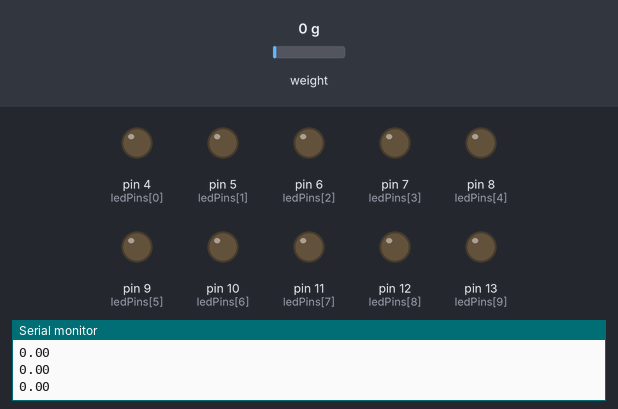
Bench run of a sketch on a simulated Arduino Uno, built with avr-gcc and run on an emulated ATmega328P. Parts: output pins drawn as LEDs (lit = HIGH), the last lines printed to the serial monitor. Inputs (shaded band) come from the test bench; at power-on: weight on the scale 0 g.

Above: at 3.6 s.
3.7 s: weight on the scale set to 100 g
At 5.0 s:
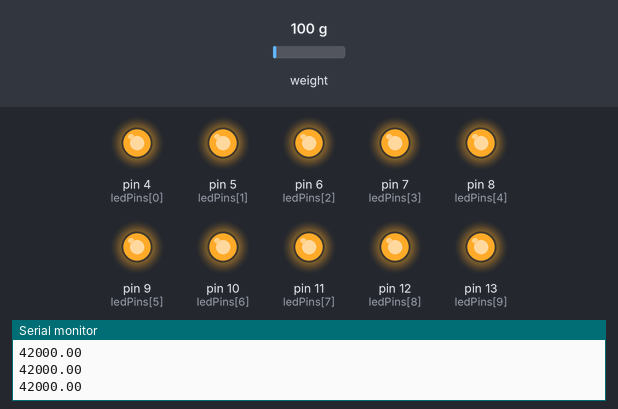
Timing chart, 0 to 6.7 s (numbered marks = the images above; inputs shaded):
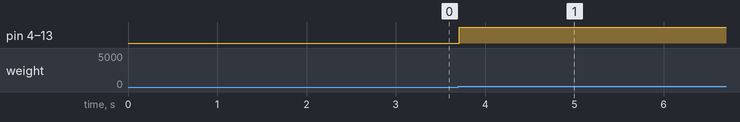

The sketch:

Measurement.ino
```cpp
/*
   -------------------------------------------------------------------------------------
   HX711_ADC
   Arduino library for HX711 24-Bit Analog-to-Digital Converter for Weight Scales
   Olav Kallhovd sept2017
   -------------------------------------------------------------------------------------
*/

/*
   This program reads data from a load cell using the HX711 module,
   converts the measured value into weight using calibration factor (CAL_FACTOR)
   which is determined using Calibration script. The weight is then converted into
   a percentage of a predefined maximum value, and the load level is displayed using a 10-LED bar.
   Weight values are also printed to the Serial Monitor, allowing integration with Python code for visualization.

   Main Contributors:
   Oiva Kylmä
   Teemu Hartikainen
   Petra Häggqvist

   Functionality:
   - Initializes and tares the load cell at startup
   - Reads weight continuously
   - Converts weight to percentage of SAVED_MAX_VALUE
   - Lights LEDs based on percentage thresholds
   - Prints measured weight to Serial Monitor

   Setup:
   - Set CAL_FACTOR using a separate calibration sketch
   - Set SAVED_MAX_VALUE to the desired maximum weight (in grams)

   LED behavior:
   - Each LED represents a threshold level of load
   - More LEDs turn on as the measured weight increases
*/

#include <HX711_ADC.h>

// Setting Pins
const uint8_t HX711_dout = 3;
const uint8_t HX711_sck  = 2;

// LED bar
const uint8_t LED_COUNT = 10;
const uint8_t ledPins[LED_COUNT] = {4, 5, 6, 7, 8, 9, 10, 11, 12, 13};

// LoadCell HX711
HX711_ADC LoadCell(HX711_dout, HX711_sck);

// EDIT HERE! Initializing values
const float CAL_FACTOR = 1.0f;       // set calibration value  (value measured with 9782.5 g calibration mass: 86.30) -> causes error between values of -392 and -396 when flipped upside downll
const float SAVED_MAX_VALUE = 2500.0f;  // set maximum value (g)


// Functions
//  Controls LED states based on input percentage.
// Compares percent to predefined thresholds and turns LEDs on/off accordingly.
static inline void updateLedsFromPercent(float percent) {
  const float thresholds[LED_COUNT] = {5, 10, 15, 20, 22.5, 25, 27.5, 30, 40, 50};
  for (uint8_t i = 0; i < LED_COUNT; i++) {
    digitalWrite(ledPins[i], (percent >= thresholds[i]) ? HIGH : LOW);
  }
}

// Convert measurement value to percentage relative to maximum value (SAVED_MAX_VALUE).
static inline float toPercent(float value) {
  if (SAVED_MAX_VALUE <= 0.0f) return 0.0f;
  float p = 100.0f * (value / SAVED_MAX_VALUE);
  if (p < 0.0f) p = 0.0f;

  return p;
}

void setup() {
  Serial.begin(57600);
  delay(10);

  // LED init (optional)
  for (uint8_t i = 0; i < LED_COUNT; i++) {
    pinMode(ledPins[i], OUTPUT);
    digitalWrite(ledPins[i], LOW);
  }

  // HX711 init + tare
  LoadCell.begin();

  // adjust plot reactivity:
  // effectively behaves similar to median-of-3 filtering,
  // but when SAMPLES = 1, no filtering is applied
  LoadCell.setSamplesInUse(1);

  LoadCell.start(2000, true); // 2s sstabilizing + tare (zero value)

  if (LoadCell.getTareTimeoutFlag() || LoadCell.getSignalTimeoutFlag()) {
    // wiring error, so stop (no prints, so Python stays clean)
    while (1) { }
  }

  // Set calibration value
  LoadCell.setCalFactor(CAL_FACTOR);

  // wait first valid update
  while (!LoadCell.update()) {}
}

void loop() {

  if (LoadCell.update()) {

    float value = LoadCell.getData();

    float percent = toPercent(value);

    updateLedsFromPercent(percent);

    Serial.println(value, 2);
  }
}
```

Measured:
- after the input at 3.7 s, pin 4 (ledPins[0]), pin 5 (ledPins[1]), pin 6 (ledPins[2]), pin 7 (ledPins[3]), pin 8 (ledPins[4]), pin 9 (ledPins[5]), pin 10 (ledPins[6]), pin 11 (ledPins[7]), pin 12 (ledPins[8]), pin 13 (ledPins[9]): LOW → HIGH at once
